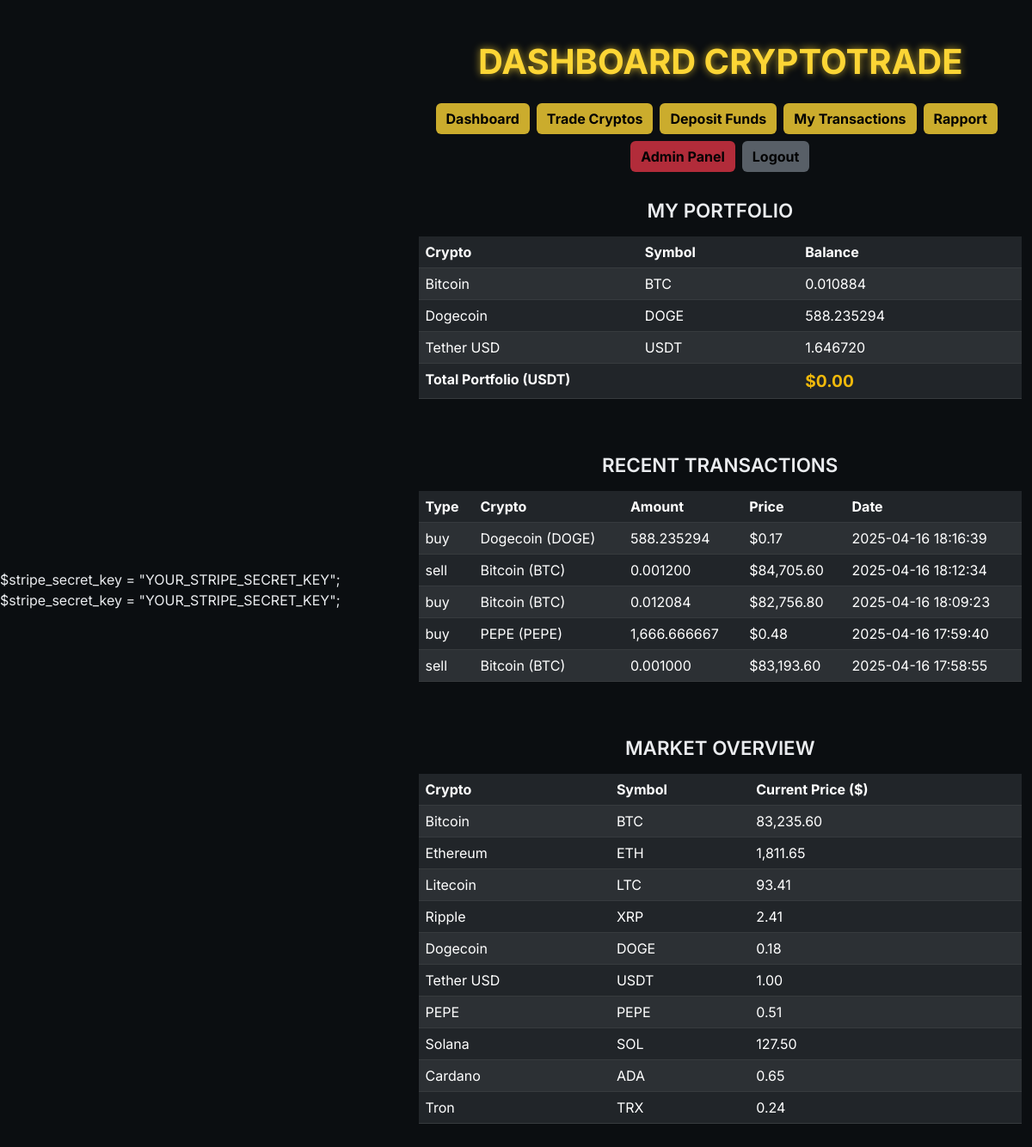
Page /index.php?route=dashboard (signed in) on the committed database.
### tables this page shows
CREATE TABLE `transactions` (
  `id` int(11) NOT NULL,
  `user_id` int(11) NOT NULL,
  `crypto_id` int(11) NOT NULL,
  `type` enum('buy','sell') NOT NULL,
  `amount` decimal(15,6) NOT NULL,
  `price_at_transaction` decimal(15,2) NOT NULL,
  `created_at` datetime DEFAULT current_timestamp()
);

CREATE TABLE `cryptos` (
  `id` int(11) NOT NULL,
  `name` varchar(50) NOT NULL,
  `symbol` varchar(10) NOT NULL,
  `initial_price` decimal(15,2) NOT NULL,
  `volatility` enum('low','medium','high') NOT NULL,
  `created_at` datetime DEFAULT current_timestamp(),
  `slug` varchar(255) NOT NULL
);

### controllers/DashboardController.php (called while the page is built, shortened)
<?php
require_once __DIR__ . '/../models/Wallet.php';
require_once __DIR__ . '/../models/Transaction.php';
require_once __DIR__ . '/../models/Crypto.php';
require_once __DIR__ . '/../models/User.php';
class DashboardController {
    public function index() {
        $walletModel = new Wallet();
        $transactionModel = new Transaction();
        $cryptoModel = new Crypto();
        $wallets = $walletModel->getUserWallet($_SESSION['user_id']);
        $transactions = $transactionModel->getByUser($_SESSION['user_id']);
        $cryptos = $cryptoModel->getAllWithCurrentPrice();
        require_once __DIR__ . '/../views/dashboard.php';
    }
}

### index.php (called while the page is built, shortened)
<?php
require_once __DIR__ . '/config/database.php';
require_once __DIR__ . '/routes/web.php';
?>

### config/database.php (called while the page is built)
<?php
class Database {
    private static $host = "localhost";
    private static $db_name = "cryptotrade";
    private static $username = "root";
    private static $password = "";
    private static $conn;
    public static function connect() {
        if (!isset(self::$conn)) {
            try {
                self::$conn = new PDO("mysql:host=" . self::$host . ";dbname=" . self::$db_name, self::$username, self::$password);
                self::$conn->setAttribute(PDO::ATTR_ERRMODE, PDO::ERRMODE_EXCEPTION);
            } catch (PDOException $e) {
                die("Erreur de connexion : " . $e->getMessage());
            }
        }
        return self::$conn;
    }
}
?>

### models/User.php (called while the page is built, shortened)
<?php
require_once 'config/database.php';
class User {
    private $db;
    public function __construct() {
        $this->db = Database::connect();
    }
    public function getById($userId) {
        $query = $this->db->prepare("SELECT * FROM users WHERE id = :id");
        $query->execute(['id' => $userId]);
        return $query->fetch(PDO::FETCH_ASSOC);
    }
}

### models/Wallet.php (called while the page is built, shortened)
<?php
require_once 'config/database.php';
class Wallet {
    private $db;
    public function __construct() {
        $this->db = Database::connect();
    }
    public function getUserWallet($userId) {
        $query = $this->db->prepare(
            "SELECT wallets.crypto_id, cryptos.name, cryptos.symbol, SUM(wallets.balance) AS balance
             FROM wallets
             JOIN cryptos ON wallets.crypto_id = cryptos.id
             WHERE wallets.user_id = :user_id
             GROUP BY wallets.crypto_id"
        );
        $query->execute(['user_id' => $userId]);
        return $query->fetchAll(PDO::FETCH_ASSOC);
    }
}

### models/Transaction.php (called while the page is built, shortened)
<?php
require_once 'config/database.php';
class Transaction {
    private $db;
    public function __construct() {
        $this->db = Database::connect();
    }
    public function getByUser($userId) {
        $query = $this->db->prepare(
            "SELECT transactions.*, cryptos.name, cryptos.symbol FROM transactions
             JOIN cryptos ON transactions.crypto_id = cryptos.id
             WHERE transactions.user_id = :user_id
             ORDER BY transactions.created_at DESC"
        );
        $query->execute(['user_id' => $userId]);
        return $query->fetchAll(PDO::FETCH_ASSOC);
    }
}

### models/Crypto.php (called while the page is built, shortened)
<?php
require_once 'config/database.php';
class Crypto {
    private $db;
    public function __construct() {
        $this->db = Database::connect();
    }
    public function getAll() {
        $query = $this->db->prepare("SELECT * FROM cryptos");
        $query->execute();
        return $query->fetchAll(PDO::FETCH_ASSOC);
    }
    public function getById($cryptoId) {
        $query = $this->db->prepare("SELECT * FROM cryptos WHERE id = :id");
        $query->execute(['id' => $cryptoId]);
        return $query->fetch(PDO::FETCH_ASSOC);
    }
    public function getCurrentPrice($cryptoId) {
        $crypto = $this->getById($cryptoId);
        $volatilityRanges = [
            'low' => [0.001, 0.005],
            'medium' => [0.005, 0.02],
            'high' => [0.02, 0.05]
        ];
        $minVar = $volatilityRanges[$crypto['volatility']][0];
        $maxVar = $volatilityRanges[$crypto['volatility']][1];
        $variation = (rand($minVar * 10000, $maxVar * 10000) / 10000) * (rand(0, 1) ? 1 : -1);
        $newPrice = $crypto['initial_price'] + ($crypto['initial_price'] * $variation);
        return round($newPrice, 2);
    }
    public function getAllWithCurrentPrice() {
        $cryptos = $this->getAll();
        foreach ($cryptos as &$crypto) {
            $crypto['current_price'] = $this->getCurrentPrice($crypto['id']);
        }
        return $cryptos;
    }
}

### views/dashboard.php (the view, shortened to what this page needs)
<?php
require_once 'models/User.php';
$userModel = new User();
$user = $userModel->getById($_SESSION['user_id']);
$is2FAEnabled = $user['two_factor_enabled'];
?>
<!DOCTYPE html>
<html lang="fr">
<head>
    <link href="https://cdn.jsdelivr.net/npm/bootstrap@5.3.0/dist/css/bootstrap.min.css" rel="stylesheet"/>
    <link rel="stylesheet" href="/CryptoTrade/public/css/style.css" />
    <link rel="stylesheet" href="https://cdn.jsdelivr.net/npm/bootstrap-icons/font/bootstrap-icons.css" />
    <link rel="stylesheet" href="https://cdnjs.cloudflare.com/ajax/libs/animate.css/4.1.1/animate.min.css"/>
</head>
<body>
<div class="container my-5 text-center">
    <h1 class="mb-4 fw-bold text-uppercase">Dashboard CryptoTrade</h1>
    <nav class="mb-4 d-flex justify-content-center flex-wrap">
        <a class="btn btn-warning me-2 mb-2" href="index.php?route=dashboard">Dashboard</a>
        <?php if ($is2FAEnabled): ?>
            <a class="btn btn-warning me-2 mb-2" href="index.php?route=trade">Trade Cryptos</a>
            <a class="btn btn-warning me-2 mb-2" href="index.php?route=deposit">Deposit Funds</a>
            <a class="btn btn-warning me-2 mb-2" href="index.php?route=transactions">My Transactions</a>
            <a class="btn btn-warning me-2 mb-2" href="index.php?route=portfolio-report">Rapport</a>
        <?php endif; ?>
        <?php if (isset($_SESSION['role']) && $_SESSION['role'] === 'admin' && $is2FAEnabled): ?>
            <a class="btn btn-danger me-2 mb-2" href="index.php?route=admin">Admin Panel</a>
        <?php endif; ?>
        <a class="btn btn-secondary mb-2" href="index.php?route=logout">Logout</a>
    </nav>
    <?php if (!$is2FAEnabled): ?>
        <div class="alert alert-danger fw-bold">
            Vous devez activer la double authentification (2FA) pour accéder aux fonctionnalités de la plateforme
        </div>
        <a href="index.php?route=2fa-setup" class="btn btn-warning mb-4">Activer la vérification 2FA</a>
    <?php else: ?>
        <h2 class="mb-3 fw-semibold text-uppercase">My Portfolio</h2>
        <?php if (empty($wallets)): ?>
            <div class="alert alert-info">Aucun portefeuille disponible</div>
        <?php else: ?>
            <div class="table-responsive mb-5 animate__animated animate__fadeIn">
                <table class="table table-dark table-striped">
                    <thead>
                        <tr>
                            <th>Crypto</th>
                            <th>Symbol</th>
                            <th>Balance</th>
                        </tr>
                    </thead>
                    <tbody>
                        <?php foreach ($wallets as $wallet): ?>
                            <tr>
                                <td><?= htmlspecialchars($wallet['name']) ?></td>
                                <td><?= htmlspecialchars($wallet['symbol']) ?></td>
                                <td><?= number_format($wallet['balance'], 6) ?></td>
                            </tr>
                        <?php endforeach; ?>
                        <tr class="portfolio-total-row">
                            <td colspan="2"><strong>Total Portfolio (USDT)</strong></td>
                            <td><strong><span id="total-portfolio-usd">$0.00</span></strong></td>
                        </tr>
                    </tbody>
                </table>
            </div>
        <?php endif; ?>
        <h2 class="mb-3 fw-semibold text-uppercase">Recent Transactions</h2>
        <?php if (empty($transactions)): ?>
            <div class="alert alert-info">Aucune transaction récente</div>
        <?php else: ?>
            <div class="table-responsive mb-5 animate__animated animate__fadeIn">
                <table class="table table-dark table-striped">
                    <thead>
                        <tr>
                            <th>Type</th>
                            <th>Crypto</th>
                            <th>Amount</th>
                            <th>Price</th>
                            <th>Date</th>
                        </tr>
                    </thead>
                    <tbody>
                        <?php foreach (array_slice($transactions, 0, 5) as $transaction): ?>
                            <tr>
                                <td><?= htmlspecialchars($transaction['type']) ?></td>
                                <td><?= htmlspecialchars($transaction['name']) ?> (<?= htmlspecialchars($transaction['symbol']) ?>)</td>
                                <td><?= number_format($transaction['amount'], 6) ?></td>
                                <td>$<?= number_format($transaction['price_at_transaction'], 2) ?></td>
                                <td><?= $transaction['created_at'] ?></td>
                            </tr>
                        <?php endforeach; ?>
                    </tbody>
                </table>
            </div>
        <?php endif; ?>
        <h2 class="mb-3 fw-semibold text-uppercase">Market Overview</h2>
        <?php if (empty($cryptos)): ?>
            <div class="alert alert-info">Aucune crypto-monnaie disponible</div>
        <?php else: ?>
            <div class="table-responsive animate__animated animate__fadeIn">
                <table class="table table-dark table-striped">
                    <thead>
                        <tr>
                            <th>Crypto</th>
                            <th>Symbol</th>
                            <th>Current Price ($)</th>
                        </tr>
                    </thead>
                    <tbody>
                        <?php foreach ($cryptos as $crypto): ?>
                            <tr>
                                <td><?= htmlspecialchars($crypto['name']) ?></td>
                                <td><?= htmlspecialchars($crypto['symbol']) ?></td>
                                <td id="crypto-price-<?= $crypto['id'] ?>"><?= number_format($crypto['current_price'], 2) ?></td>
                            </tr>
                        <?php endforeach; ?>
                    </tbody>
                </table>
            </div>
        <?php endif; ?>
    <?php endif; ?>
</div>
</body>
</html>

### public/css/style.css (style rules this page uses)
body { background-color: #0b0e11; color: #eaecef; min-height: 100vh; display: flex; align-items: center; justify-content: center; font-family: 'Inter', sans-serif; margin: 0; opacity: 0; animation: fadeInBody 1s ease forwards; }
.btn-danger { background-color: #dc3545; color: #fff; border: none; font-weight: bold; transition: all 0.3s ease; }
.btn-warning { background-color: #fcd535; color: #0b0e11; border: none; font-weight: bold; transition: all 0.3s ease; }
.btn-secondary { background-color: #6c757d; color: #fff; border: none; font-weight: bold; transition: all 0.3s ease; }
a { color: #fcd535; text-decoration: none; transition: color 0.3s ease; }
h1, h2, h3, h4, h5, h6 { color: #eaecef; transition: color 0.3s ease, transform 0.3s ease; }
h2 { font-size: 1.4rem; margin-bottom: 15px; }
#total-portfolio-usd { color: #f0b90b; font-size: 1.2rem; font-weight: bold; transition: color 0.3s ease; }
nav .btn { border: none; font-weight: bold; opacity: 0.8; color: #000000; text-decoration: none; transition: all 0.3s ease; position: relative; animation: fadeInMenu 0.6s ease; }
h1 { display: inline-block; position: relative; font-size: 2.5rem; animation: fadeInTitle 1.2s ease both; color: #fcd535; text-shadow: 0 0 10px rgba(252, 213, 53, 0.7); transition: transform 0.3s ease, color 0.3s ease, text-shadow 0.3s ease; }

### rows in the picture
transactions: type "buy", crypto.name "Dogecoin", crypto.symbol "DOGE", amount "588.235294", price_at_transaction "0.17", created_at "2025-04-16 18:16:39"
transactions: type "sell", crypto.name "Bitcoin", crypto.symbol "BTC", amount "0.001200", price_at_transaction "84,705.60", created_at "2025-04-16 18:12:34"
transactions: type "buy", crypto.name "Bitcoin", crypto.symbol "BTC", amount "0.012084", price_at_transaction "82,756.80", created_at "2025-04-16 18:09:23"
transactions: type "buy", crypto.name "PEPE", crypto.symbol "PEPE", amount "1,666.666667", price_at_transaction "0.48", created_at "2025-04-16 17:59:40"
transactions: type "sell", crypto.name "Bitcoin", crypto.symbol "BTC", amount "0.001000", price_at_transaction "83,193.60", created_at "2025-04-16 17:58:55"
cryptos: name "Bitcoin", symbol "BTC", current_price "83,235.60"
cryptos: name "Ethereum", symbol "ETH", current_price "1,811.65"
cryptos: name "Litecoin", symbol "LTC", current_price "93.41"
cryptos: name "Ripple", symbol "XRP", current_price "2.41"
cryptos: name "Dogecoin", symbol "DOGE", current_price "0.18"
cryptos: name "Tether USD", symbol "USDT", current_price "1.00"
cryptos: name "PEPE", symbol "PEPE", current_price "0.51"
cryptos: name "Solana", symbol "SOL", current_price "127.50"
cryptos: name "Cardano", symbol "ADA", initial_price "0.65"
cryptos: name "Tron", symbol "TRX", current_price "0.24"

### other values in the picture
$wallet['name'] "Bitcoin"
$wallet['symbol'] "BTC"
$wallet['balance'] "0.010884"
$wallet['name'] "Dogecoin"
$wallet['symbol'] "DOGE"
$wallet['balance'] "588.235294"
$wallet['name'] "Tether USD"
$wallet['symbol'] "USDT"
$wallet['balance'] "1.646720"
